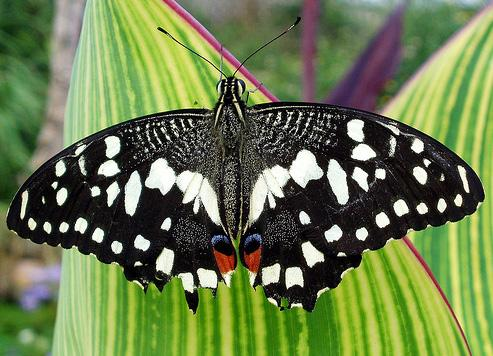
#> input picture Year 02 - 02/Computer Vision/Mid/Work/A01_12_2024_Assignment05/butterfly.jpg, 493 x 356 px
$ jupyter execute 'Lecture 05.ipynb'   (older library calls are emulated)
#> lines starting #> are read from the running program, lines starting #| are printed output that depends on the picture
#### ***Lecture 05***  | Edge detection - Image Prep

[cell 1]
import cv2
from matplotlib import pyplot as plt
import numpy as np

[cell 2]
### --- Convolution ---

# Create image matrix
mat = np.uint8([1, 0, 0, 1, 1])
mat = np.tile(mat, (5, 1))
print('Original\n', mat)

# Define kernel
kernel = np.uint8([[1, 0, 1],
          [0, 0, 0],
          [0, 0, 1]])

# Apply convolution
res = cv2.filter2D(mat, 0, kernel)
print('\nFiltered\n', res)

[cell 3]
# Load Image
img = cv2.imread('butterfly.jpg')
#> img is the input picture: shape (356, 493, 3); mean B, G, R 77.2, 123.6, 107
img_RGB = cv2.cvtColor(img, cv2.COLOR_BGR2RGB)
img_gray = cv2.cvtColor(img, cv2.COLOR_BGR2GRAY)
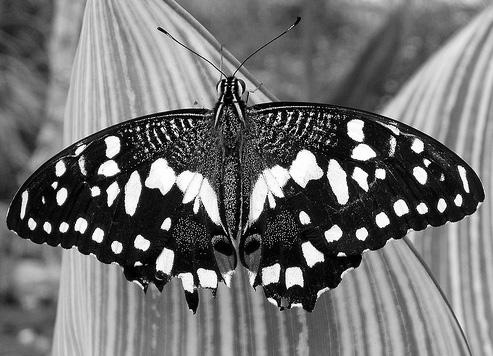
#> img_gray: shape (356, 493); min 0, max 255, mean 113.3

# Display
plt.figure(figsize=(11,11))

plt.subplot(1, 3, 1)
plt.imshow(img)

plt.subplot(1, 3, 2)
plt.imshow(img_RGB)

plt.subplot(1, 3, 3)
plt.imshow(img_gray)

plt.show()
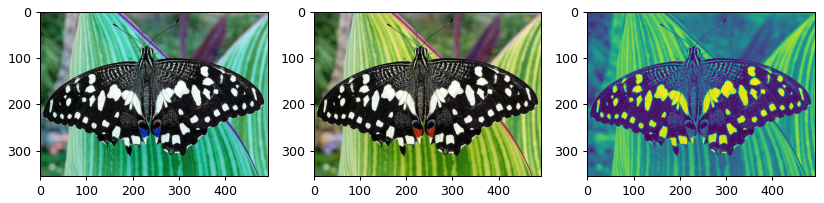
#> figure drawn by matplotlib, 3 panels; B, G, R data is drawn as R, G, B

[cell 4]
### --- Blurring filter ---

# Define kernel
# | ksize: 7 and 21
kernel1 = np.ones((7, 7), np.uint8) / (7**2)
kernel2 = np.ones((21, 21), np.uint8) / (21**2)
print(kernel)

# Apply kernel
res1 = cv2.filter2D(img_gray, 0, kernel1)
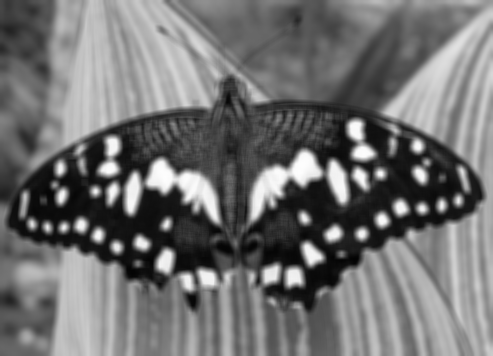
#> res1: shape (356, 493); min 3, max 254, mean 113.3
res2 = cv2.filter2D(img_gray, 0, kernel2)
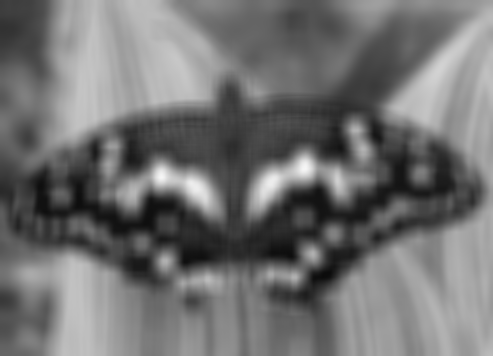
#> res2: shape (356, 493); min 11, max 246, mean 113.3

# Display
plt.figure(figsize=(11, 11))

plt.subplot(1, 3, 1)
plt.imshow(img_gray, cmap= 'gray')

plt.subplot(1, 3, 2)
plt.imshow(res1, cmap= 'gray')

plt.subplot(1, 3, 3)
plt.imshow(res2, cmap= 'gray')

plt.show()

[cell 5]
### --- Gaussian kernel ---

# Define kernel
# | ksize: 15
# | sigma: 3
G_X = cv2.getGaussianKernel(15, 3)
G_Y = np.transpose(G_X)
print(G_X, '\n\n', G_Y, end= '\n\n')

G_kernel = G_X * G_Y
print(G_kernel)

# Apply kernel
res = cv2.filter2D(img_gray, 0, G_kernel)

# Display
plt.figure(figsize=(11, 11))

plt.subplot(1, 2, 1)
plt.imshow(img_gray, cmap= 'gray')

plt.subplot(1, 2, 2)
plt.imshow(res, cmap= 'gray')

[cell 6]
### --- Sharpen kernel ---

# Define kernel
kernel = np.float32([[1, 4, 6, 4, 1],
                 [4, 16, 24, 16, 4],
                 [6, 24, -476, 24, 6],
                 [4, 16, 24, 16, 4],
                 [1, 4, 6, 4, 1]])
print(kernel)

# Apply kernel
img_ShpKer = cv2.filter2D(img_gray, -1, kernel)
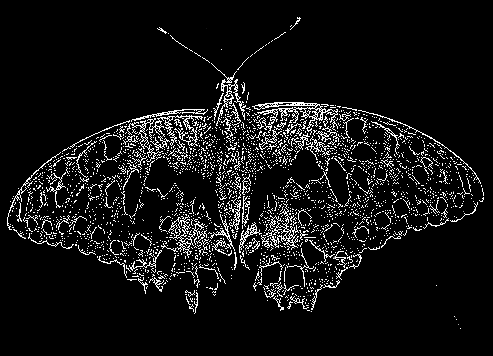
#> img_ShpKer: shape (356, 493); min 0, max 255, mean 19.3

# Display
plt.figure(figsize= (11, 11))

plt.subplot(1, 2, 1)
plt.imshow(img_gray, cmap= 'gray')

plt.subplot(1, 2, 2)
plt.imshow(img_ShpKer, cmap= 'gray')

plt.show()

#### ***Lecture 05***  | Edge detection - Functions

[cell 7]
# Load image
img = cv2.imread('69.jpg')
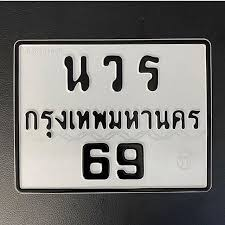
#> input picture Year 02 - 02/Computer Vision/Mid/Work/A01_12_2024_Assignment05/69.jpg, 225 x 225 px
#> img is the input picture: shape (225, 225, 3); mean B, G, R 118.5, 121.2, 122.4
img = cv2.cvtColor(img, cv2.COLOR_BGR2GRAY)
#> img: shape (225, 225)

plt.imshow(img, cmap= 'gray')

[cell 8]
### --- Laplacian ---

# Apply kernel
# | laplacirn matrix -> [0,  1,  0]
#                       [1, -4,  1]
#                       [0,  1,  0]
res = cv2.Laplacian(img, cv2.CV_64F, ksize= 3)
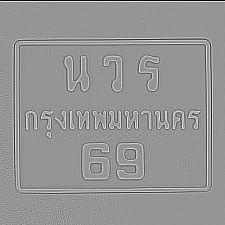
#> res: shape (225, 225) float64; min -1804, max 1274, mean -3.9; drawn with min black and max white

# Rescale the value fo the pixel to [0, 255]
cvt = cv2.convertScaleAbs(res)
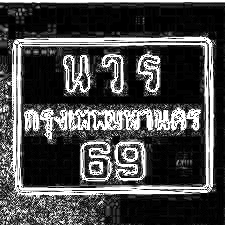
#> cvt: shape (225, 225); min 0, max 255, mean 71.5

# Display
plt.figure(figsize=(11, 11))

plt.subplot(1, 2, 1)
plt.imshow(res, cmap= 'gray')

plt.subplot(1, 2, 2)
plt.imshow(cvt, cmap= 'gray')

plt.show()
